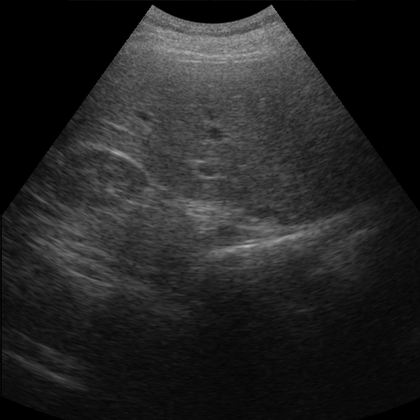
%> input picture noisyImage.png, 420 x 420 px, shrunk from 512 x 512 before the run
$ octave testBayesianNLM.m   (GNU Octave 9; MATLAB toolbox functions it lacks are replaced by stand-ins)
%> lines starting %> are read from the running program, lines starting %| are printed output that depends on the picture; in (x1, y1, x2, y2) boxes, pixels count from 0 and x2, y2 are one past the last pixel; in counts of white or black regions, pixels touching at a corner belong together; the program's own positions count from 1
%> further down, img is the input picture: size 420x420 uint8; min 0, max 182, mean 35.6
### ImgNormalize.m
function normalizedImg = ImgNormalize(originalImg, method)

% Input:
%   originalImg: origin image [data type: double or integer]
%   method: if method == 1, histogram linear stretching; if method ==2, histogram nonlinear stertching

% Output: normalized image [data type: integer(uint8)]

% Author: Shuwei Xing
% Date: 2019-09-04

if nargin == 1
    method = 1; % histogram linear stretch
end

switch method

    case 1
        originalImg = double(originalImg);
        mappedMax = 255;
        mappedMin = 0;
        originalMax = max(max(originalImg));
%> originalMax = 182
        %originalMin = min(min(originalImg)) % reduce the disturbtion from noise
        originalMin = 0;
        deltaOrigin = originalMax - originalMin;
%> deltaOrigin = 182
        scalar = (mappedMax - mappedMin)/deltaOrigin;
%> scalar = 1.4
        normalizedImg = (originalImg - originalMin) * scalar + mappedMin;
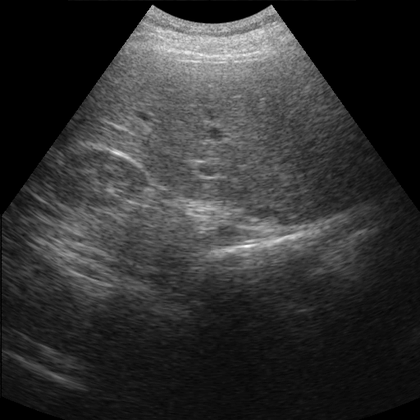
%> normalizedImg: size 420x420 double; min 0, max 255, mean 49.8
        normalizedImg = uint8(normalizedImg);
%> normalizedImg: size 420x420 uint8

    case 2
        disp('Undone!!')
end
end

### BayesianNLM.m

function processedImg = BayesianNLM(img, blockSize, windowSize, gapBwnBlock, h)
%> called with blockSize = 5, windowSize = 21, gapBwnBlock = 2, h = 5

% Function: Bayesian-based nonlocal means algorithm
% Input:
%   img: the origin image [data type: double or integer]
%   blockSize: size of the block
%   windowSize: size of the search window
%   gapBwnBlock: gap between the search blocks (in order to solve computational burden)
%   h: filtering parameter controlling the decay of the exponential function
%
%
%   _ _ _ _ _ _ _ imgSize_ _ _ _ _ _ _ __
%   |* * * * * * * * * *                 |
%   |*                 *                 |
%   |*    + + +        *                 |
%   |*    +   +        *                 |
%   |*    + + +        *                 |
%   |*  blockSize      *                 |
%   |*                 *                 |
%   |*                 *                 |
%   |* * windowSize  * *                 |
%   |                                    |
%   |                                    |
%   |_ _ _ _ _ _ _ _ _ _ _ _ _ _ _ _ _ _ |
%
%
% Output: the despeckled image

% Author: Shuwei Xing
% Date: 2019-09-03
% Reference: Coup谷, Pierrick, et al. "Nonlocal means-based speckle filtering for ultrasound images." IEEE transactions on image processing 18.10 (2009): 2221-2229.

%%
% Define variables for algorithm

originImg = double(img); % the raw image with noises
imgSize = size(originImg,1); % Assumption: the shape of image is suqare
processingImg = zeros(size(originImg)); % the value of processing
indexImg = zeros(size(originImg)); % show the number of each pixel
denoisedImg = zeros(size(originImg)); % the resotred(denoised) image
epsilon = 10^(-13); % handle 0/0 case
sideBlock = fix(blockSize/2);

a = ceil(blockSize/2);
b = imgSize - a + 1;

A = ceil(windowSize/2);
B = imgSize - A + 1;

numCompletedPixel = 0;

%%

% Optimizaing the search space

rowTotal = ceil(a / gapBwnBlock)* gapBwnBlock : gapBwnBlock : b ;
colTotal = ceil(a / gapBwnBlock) * gapBwnBlock : gapBwnBlock : b;

indexImgTotal = zeros(imgSize);
indexImgTotal(rowTotal, colTotal) = 1;
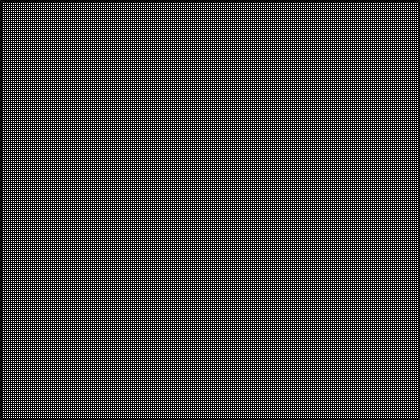
%> indexImgTotal: size 420x420 double; values 0 (black) and 1 (white), 24.5% white in thin lines or dots

mask = logical(img);
%> mask: size 420x420 logical; 79.9% white; 12 black regions (9 under 20 px), largest, box (x1, y1, x2, y2) and area: (0, 0, 420, 214) 34153, (0, 397, 62, 420) 716, (362, 398, 420, 420) 624
searchIndexMatrix =double(mask).* indexImgTotal;
%> searchIndexMatrix: size 420x420 double; values 0 (black) and 1 (white), 19.8% white in thin lines or dots
%> (the rest of the program and of its run is left out)
